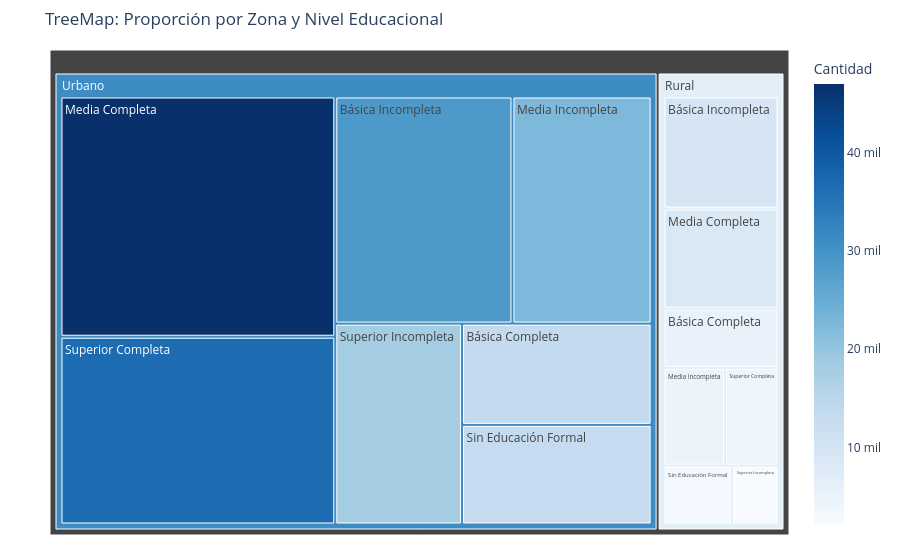

The code cell stored with this chart in its notebook:
### Code cell
import plotly.express as px
import numpy as np
import pandas as pd

# 1. Carga de datos y filtrado
df = pd.read_parquet('../data/casen_2024.parquet')

# Diccionarios de mapeo
educc_map = {
    0: 'Sin Educación<br>Formal', 1: 'Básica<br>Incompleta', 2: 'Básica<br>Completa',
    3: 'Media<br>Incompleta', 4: 'Media<br>Completa', 5: 'Superior<br>Incompleta', 6: 'Superior<br>Completa'
}
# 'area' en CASEN: 1 es Urbano, 2 es Rural
zona_map = {
    1: 'Urbano', 
    2: 'Rural'
}

# Filtramos valores desconocidos y copiamos
df_educ = df[(df['educc'] >= 0) & (df['area'].isin([1, 2]))].copy()

# Mapeamos las categorías a texto
df_educ['Nivel Educacional'] = df_educ['educc'].map(educc_map)
df_educ['Zona'] = df_educ['area'].map(zona_map)

# Agrupamos contando las personas por ambas categorías conjuntas
educ_zona_counts = df_educ.groupby(['Zona', 'Nivel Educacional']).size().reset_index(name='Cantidad')

# Creamos el TreeMap interactivo con 2 niveles
fig = px.treemap(
    educ_zona_counts, 
    path=['Zona', 'Nivel Educacional'], # Jerarquía: Primero Zona, luego Nivel Educacional
    values='Cantidad',
    title='TreeMap: Proporción por Zona y Nivel Educacional',
    color='Cantidad',
    color_continuous_scale='Blues'
)

# Generamos marcas dinámicas para la leyenda (ej. 10 mil, 20 mil)
max_val = educ_zona_counts['Cantidad'].max()
step = 10000
tickvals = np.arange(0, max_val + step, step)
ticktext = [f"{int(v/1000)} mil" if v > 0 else "0" for v in tickvals]

fig.update_layout(
    font=dict(size=18),
    margin=dict(t=50, l=50, r=25, b=25),
    coloraxis_colorbar=dict(
        title="Cantidad",
        tickvals=tickvals,
        ticktext=ticktext
    )
)

fig.update_traces(textfont=dict(size=22), hoverlabel=dict(font_size=16))
fig.show()

### Figure 1 — Plotly figure (JSON) as saved in the notebook; plotly's stock layout.template omitted (floating-point values rounded to 4 significant figures)
{"data": [{"branchvalues": "total", "customdata": [[5227], [13656], [9922], [28625], [8856], [46962], [4621], [22480], [3108], [13435], [4035], [36705], [2100], [18115], [6758.0], [30960.0]], "domain": {"x": [0, 1], "y": [0, 1]}, "hovertemplate": "labels=%{label}<br>Cantidad_sum=%{value}<br>parent=%{parent}<br>id=%{id}<br>Cantidad=%{color}<extra></extra>", "ids": ["Rural/Básica Completa", "Urbano/Básica Completa", "Rural/Básica Incompleta", "Urbano/Básica Incompleta", "Rural/Media Completa", "Urbano/Media Completa", "Rural/Media Incompleta", "Urbano/Media Incompleta", "Rural/Sin Educación Formal", "Urbano/Sin Educación Formal", "Rural/Superior Completa", "Urbano/Superior Completa", "Rural/Superior Incompleta", "Urbano/Superior Incompleta", "Rural", "Urbano"], "labels": ["Básica Completa", "Básica Completa", "Básica Incompleta", "Básica Incompleta", "Media Completa", "Media Completa", "Media Incompleta", "Media Incompleta", "Sin Educación Formal", "Sin Educación Formal", "Superior Completa", "Superior Completa", "Superior Incompleta", "Superior Incompleta", "Rural", "Urbano"], "marker": {"coloraxis": "coloraxis", "colors": [5227, 13656, 9922, 28625, 8856, 46962, 4621, 22480, 3108, 13435, 4035, 36705, 2100, 18115, 6758.0, 30960.0]}, "name": "", "parents": ["Rural", "Urbano", "Rural", "Urbano", "Rural", "Urbano", "Rural", "Urbano", "Rural", "Urbano", "Rural", "Urbano", "Rural", "Urbano", "", ""], "type": "treemap", "values": [5227, 13656, 9922, 28625, 8856, 46962, 4621, 22480, 3108, 13435, 4035, 36705, 2100, 18115, 37869, 179978]}], "layout": {"coloraxis": {"colorbar": {"ticktext": ["0", "10 mil", "20 mil", "30 mil", "40 mil", "50 mil"], "tickvals": [0, 10000, 20000, 30000, 40000, 50000], "title": {"text": "Cantidad"}}, "colorscale": [[0, "rgb(247,251,255)"], [0.125, "rgb(222,235,247)"], [0.25, "rgb(198,219,239)"], [0.375, "rgb(158,202,225)"], [0.5, "rgb(107,174,214)"], [0.625, "rgb(66,146,198)"], [0.75, "rgb(33,113,181)"], [0.875, "rgb(8,81,156)"], [1, "rgb(8,48,107)"]]}, "legend": {"tracegroupgap": 0}, "margin": {"b": 25, "l": 50, "r": 25, "t": 50}, "title": {"text": "TreeMap: Proporción por Zona y Nivel Educacional"}}}
